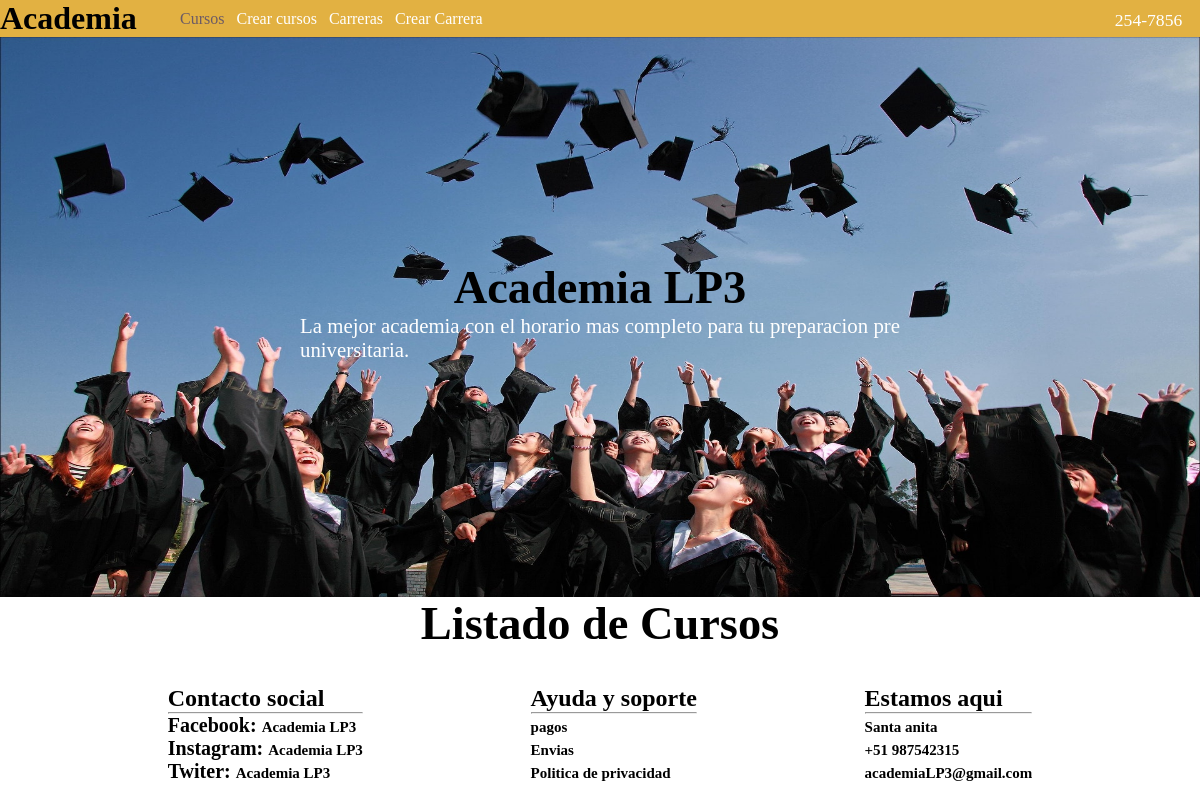
Before: /cursos/ with the older database file.
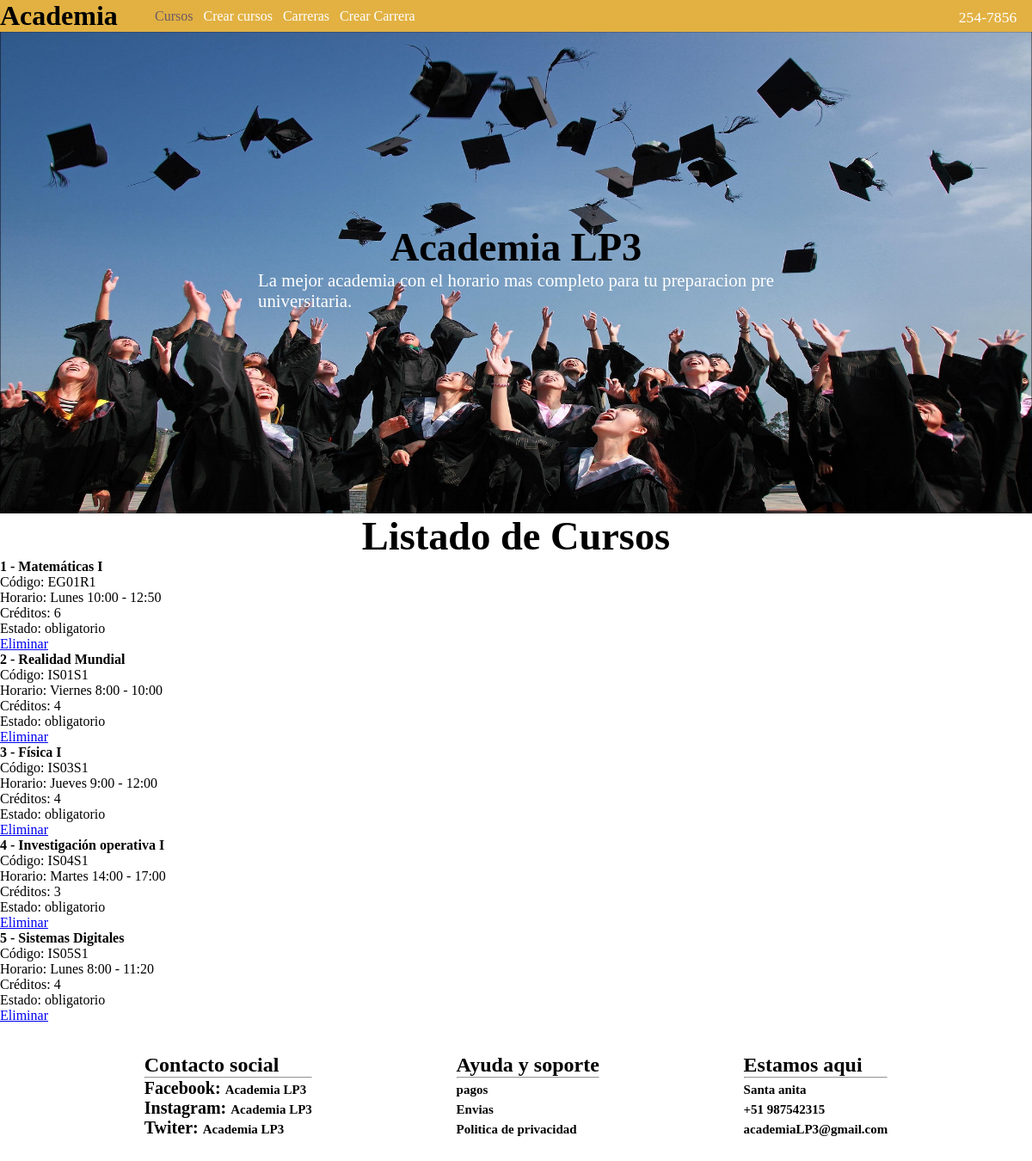
After: the same page with the newer database file.
### miapp/models.py (models this page shows)
class Course(models.Model):
    idcourse = models.IntegerField(primary_key=True)
    code = models.CharField(max_length=6)
    name = models.CharField(max_length=80)
    hour = models.CharField(max_length=80)
    credits = models.CharField(max_length=1)
    state = models.CharField(max_length=20)

### miapp/views.py (the view)
# urls.py: path('cursos/',views.Cursos, name='listarcurso'),
def Cursos(request):
    cursos = Course.objects.all()
    return render(request,"cursos.html",{
        'cursos':cursos,
        'titulo':'Listado de Cursos'
     })

### miapp/templates/cursos.html (shortened to what this page needs)
{% extends 'index.html' %}
{% block content %}
    <h1 class="title">{{titulo}} </h1>
    <ul>
        {% for curso in cursos %}
            <li>
                <h4>{{curso.idcourse}} - {{curso.name}}</h4>
                    <p> Código: {{curso.code}}</p>
                    <p> Horario: {{curso.hour}}</p>
                    <p> Créditos: {{curso.credits}}</p>
                    <p> Estado: {{curso.state}}</p>
                    <a href="{% url 'eliminarcurso' id=curso.idcourse %}">  Eliminar</a>
            </li>
        {% endfor %}
    </ul>
{% endblock %}

### miapp/templates/index.html (shortened to what this page needs)
{% load static %}
<!DOCTYPE html>
<html lang="en">
<head>
    <link rel="stylesheet" href='{% static "css/style.css" %}' rel='stylesheet'/>
</head>
<body>
    <header class="container-header">
		<div class="superior__inicio">
			<h1 ><a href="/index" class="logo">Academia</a></h1>
			<div class="menu__todo">
				<nav class="container-menu">
				<ul class="menu">
					<li class="item__menu"><a href="/cursos" class="link__menu"><span class="verde">Cursos</span></a></li>
					<li class="item__menu"><a href="{% url 'Crearcurso' %}" class="link__menu">Crear cursos </a></li>
                    <li class="item__menu"><a href="/carreras" class="link__menu">Carreras </a></li>
                    <li class="item__menu"><a href="/crearCarreras" class="link__menu">Crear Carrera </a></li>
				</ul>
			</nav>
			</div>
			<div class="derecho">
				<a href="" class="contacto">254-7856</a>
			</div>
		</div>
	</header>
	<div class="banner">
        <img class="img__banner" src='{% static "imagenes/pexels-pixabay-267885.jpg" %}'/>
		<h2 class="title">Academia LP3</h2>
		<p class="title__texto">La mejor academia con el horario mas completo para tu preparacion pre universitaria.</p>
		<div class="redes__sociales">
			<div class="cuadro__social facebook"><a href="https://es-la.facebook.com/" target="_blank"><i class="bi bi-facebook"></a></i></div>
			<div class="cuadro__social instagram"><a href=""><i class="bi bi-instagram"></a></i></div>
			<div class="cuadro__social twiter"><a href=""><i class="bi bi-twitter"></a></i></div>
		</div>
	</div>
    {% block content %}{% endblock %}
    <footer class="container-footer">
        <div class="footer">
            <div class="primero__footer">
                <h2 class="title__footer">Contacto social
                    <hr/>
                <ul>
                    <li class="item__redes">Facebook: <a href="" class="link__redes">Academia LP3</a></li>
                    <li class="item__redes">Instagram: <a href="" class="link__redes">Academia LP3</a></li>
                    <li class="item__redes">Twiter: <a href="" class="link__redes">Academia LP3</a></li>
                </ul>
                </h2>
            </div>
            <div class="primero__footer">
                <h2 class="title__footer">Ayuda y soporte
                <hr/>
                <ul>
                    <li class="item__redes"><a href="" class="link__redes">pagos</a></li>
                    <li class="item__redes"><a href="" class="link__redes">Envias</a></li>
                    <li class="item__redes"><a href="" class="link__redes">Politica de privacidad</a></li>
                </ul>
                </h2>
            </div>
            <div class="primero__footer">
                <h2 class="title__footer">Estamos aqui
                    <hr/>
                    <ul>
                    <li class="item__redes"><a href="" class="link__redes">Santa anita</a></li>
                    <li class="item__redes"><a href="" class="link__redes">+51 987542315</a></li>
                    <li class="item__redes"><a href="" class="link__redes">academiaLP3@gmail.com</a></li>
                </ul>
                </h2>
            </div>
        </div>
    </footer>
</body>
</html>

### miapp/static/css/style.css (style rules this page uses)
* { padding: 0; margin: 0; }
.superior__inicio { background-color: #E2B142; }
.logo { text-decoration: none; color: black; }
.menu__todo { position: absolute; top: 10px; left: 15%; width: 50%; }
.item__menu { list-style: none; float: left; margin-right: 2%; }
.link__menu { text-decoration: none; color: white; }
.verde { color: rgba(13, 21, 130, 0.558); }
.derecho { position: absolute; right: 2%; top: 10px; width: 10%; }
.contacto { font-size: 1.1em; text-decoration: none; color: white; width: 100%; position: relative; right: -45%; }
.banner { background-position: center; background-repeat: no-repeat; background-size: cover; height: 70vh; z-index: -1; }
.img__banner { background-position: center; background-repeat: no-repeat; background-size: cover; height: 70vh; width: 100%; z-index: -1; position: absolute; }
.redes__sociales { width: 100%; display: flex; flex-direction: column; justify-content: center; align-content: center; position: fixed; }
.cuadro__social { width: 40px; height: 40px; }
.title { font-size: 2.9em; width: 45%; margin: auto; position: relative; top: 40%; text-align: center; }
.title__texto { font-size: 1.3em; width: 50%; margin: auto; position: relative; top: 40%; color: rgb(255, 255, 255); text-align: justify; }
.footer { display: flex; flex-wrap: wrap; justify-content: space-evenly; align-items: center; color: black; padding: 35px 0; }
.primero__footer { height: 20%; color: black; }
.item__redes { list-style: none; color: black; font-size: 20px; }
.link__redes { text-decoration: none; font-size: 15px; color: black; }

Changed rows visible on the page:
added Course: idcourse "1", name "Matemáticas I", code "EG01R1", hour "Lunes 10:00 - 12:50", credits "6", state "obligatorio"
added Course: idcourse "2", name "Realidad Mundial", code "IS01S1", hour "Viernes 8:00 - 10:00", credits "4", state "obligatorio"
added Course: idcourse "3", name "Física I", code "IS03S1", hour "Jueves 9:00 - 12:00", credits "4", state "obligatorio"
added Course: idcourse "4", name "Investigación operativa I", code "IS04S1", hour "Martes 14:00 - 17:00", credits "3", state "obligatorio"
added Course: idcourse "5", name "Sistemas Digitales", code "IS05S1", hour "Lunes 8:00 - 11:20", credits "4", state "obligatorio"
